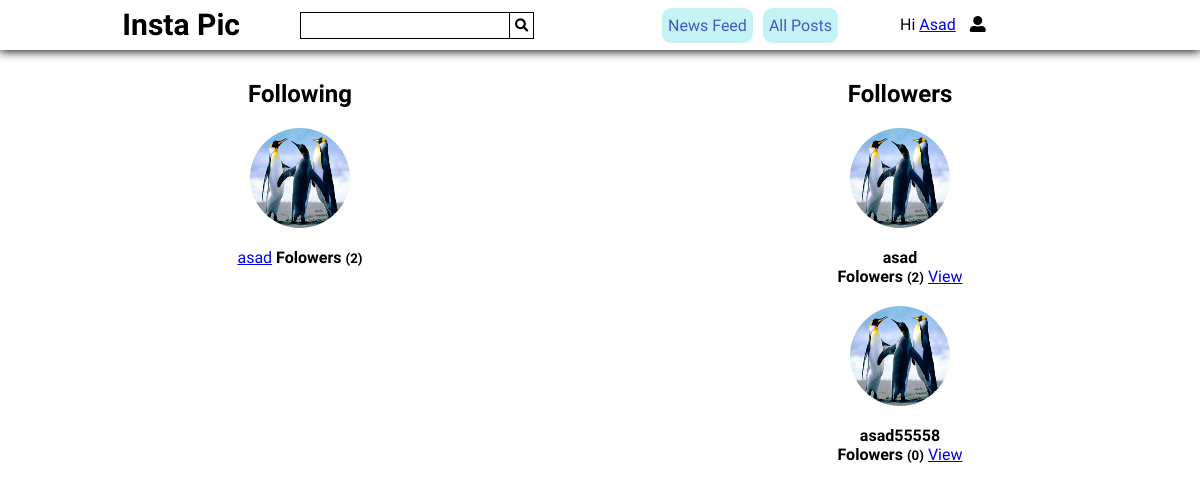
The page /profile/user/followers/ (signed in) on the database its author committed.
### profiles/models.py (models this page shows, shortened)
class Profile(models.Model):
	user=models.OneToOneField(User,on_delete=models.CASCADE)
	profile_img=models.ImageField(null=True,blank=True,default="default.png")
	cover_img=models.ImageField(null=True,blank=True,)
	location=models.CharField(null=True,blank=True,max_length=100)
	education=models.CharField(null=True,blank=True,max_length=100)
	work_at=models.CharField(null=True,blank=True,max_length=100)
	bio=models.CharField(null=True,blank=True,max_length=50)
	following=models.ManyToManyField(User,blank=True,related_name='followed_by')

### profiles/views.py (the view)
# urls.py: path('user/followers/',views.follow_list,name="followers"),
def follow_list(request):
	user=request.user
	context={
		'user':user
	}
	return render(request,'profiles/follow_info.html',context)

### profiles/templates/profiles/follow_info.html
{% extends 'base.html' %}
{% block content %}
<section class="search">
    <div class="follow-info">
        <div class="following">
            <h1>Following</h1>
            {% for user in user.profile.following.all %}
                     <img src="{{user.profile.profile_img.url}}">
                <a href="{% url 'profilies:profile' user.username %}">{{user.username}}</a>
                <strong>Folowers <small>({{user.followed_by.count}})</small></strong>
            {% empty %}
                <h1 style="text-align: center">You are Not Following anyone.</h1>
            {% endfor %}
        </div>
        <div class="followed-by">
                <h1>Followers</h1>
            {% for profile in user.followed_by.all %}
                <img src="{{profile.user.profile.profile_img.url}}">
                <span><b>{{profile.user.username}}</b></span><br>
                <strong>Folowers <small>({{profile.user.followed_by.count}})</small></strong>
                <a href="{% url 'profilies:profile' profile.user.username %}">View</a>
            {% empty %}
                <h1 style="text-align: center">You are Not Followed By anyone.</h1>
            {% endfor %}
        </div>
        </div>
    </section>
{% endblock %}

### templates/base.html (shortened to what this page needs)
{% load static %}
<!DOCTYPE html>
<html>
<head>
	<link rel="stylesheet" href="https://use.fontawesome.com/releases/v5.8.2/css/all.css">
	<link rel="stylesheet" type="text/css" href="{% static 'css/file.css' %}">
</head>
<body>
	{% if main == false %}
	{% if user.is_authenticated %}
	<header class="m-header">
        <nav>
            <div class="logo"><h3>Insta Pic</h3></div>
            <div class="search-bar">
                <form action="{% url 'profilies:search' %}" method="get">
                    <input type="search" name="q"><button type="submit"><i class="fas fa-search"></i></button>
                </form>
            </div>
            <div class="list">
                <ul>
                    <li><a href="{% url 'post_app:index' %}">News Feed</a></li>
                    <li><a href="{% url 'post_app:allposts' %}">All Posts</a></li>
                </ul>
            </div>
            <div class="name"><p>Hi <a href="{% url 'profilies:profile' request.user.username %}">{{request.user.username|capfirst}}</a> <span><i class="fas fa-user-alt"></i></span>
            </p></div>
        </nav>
    </header>
	{% endif %}
	{% endif %}
{% block content %}
{% endblock %}
</body>
</html>

### static/css/file.css (style rules this page uses)
* { margin: 0; padding: 0; }
.m-header { height: 50px; line-height: 50px; box-shadow: 0 0 10px 1px black; font-family: 'Muli', sans-serif; }
.m-header nav { display: grid; grid-template-columns: 1fr 1fr 1fr 1fr; }
.list ul { display: flex; list-style: none; justify-content: center; }
.list ul li a { text-decoration: none; color: rgb(67, 87, 197); margin: 8px 5px; border-radius: 9px; padding: 0 6px; height: 35px; line-height: 35px; background: rgb(197, 242, 245); display: block; }
.logo h3 { float: right; font-size: 30px; padding-right: 20%; font-family: 'Dancing Script', cursive; }
.search-bar input { border: 1px solid black; width: 70%; padding: 5px; outline:none; }
.search-bar button { border: none; border-right: 1px solid black; border-top: 1px solid black; border-bottom: 1px solid black; background: none; outline: none; padding: 5px; }
.name p { position: relative; }
.name,#profile,.profile,.search { font-family: 'Muli', sans-serif; }
.search { padding-top: 30px; }
.name i { padding-left: 10px; }
.name i { cursor: pointer; }
.follow-info { display: grid; grid-template-columns: 50% 50%; }
.followed-by img { width: 100px; height: 100px; border-radius: 50%; display: block; margin: 20px auto; }
.following img { width: 100px; height: 100px; border-radius: 50%; display: block; margin: 20px auto; }
.followed-by,.following { text-align: center; }
.d_form button, { background: #1E54D1; border:2px solid #1E54D1; padding: 4px 6px; border-radius: 3px; color: white; font-weight: bold; cursor: pointer; }
nav { display: grid; grid-template-columns: 1fr 2fr 1fr; }

### rows shown on the page
Profile: user.profile.profile_img (picture), user.username "asad", user.followed_by.count "2"
Profile: user.profile.profile_img (picture), user.username "asad55558", user.followed_by.count "0"

### other values the page prints
{{ request.user.username|capfirst }} "Asad"
{{ user.username }} "asad"
{{ user.followed_by.count }} "2"
